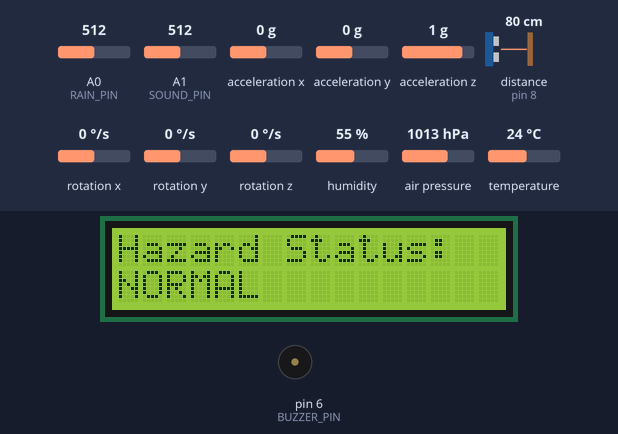
The sketch below on a simulated Arduino Uno, built with avr-gcc and run on an emulated ATmega328P. Shown: 16×2 character LCD, buzzer (waves = sounding, pin HIGH). Wiring (inferred from the names in the program): ultrasonic range finder: trigger pin 9; echo pin 8. The inputs (shaded band) are chosen by the test bench; at power-on: humidity 55 %, air pressure 1013 hPa, A0 (RAIN_PIN) = 512, A1 (SOUND_PIN) = 512, acceleration x 0 g, acceleration y 0 g, acceleration z 1 g, distance to the obstacle (sensor on pin 8) 80 cm, rotation x 0 °/s, rotation y 0 °/s, rotation z 0 °/s, temperature 24 °C. The echo pulse lasts 58.3 µs per cm; pins used as bus, display or sensor lines are not drawn; what the sketch prints to the serial monitor is not drawn.

Above: at 4.3 s.
4.4 s: humidity set to 22 %
At 7.6 s:
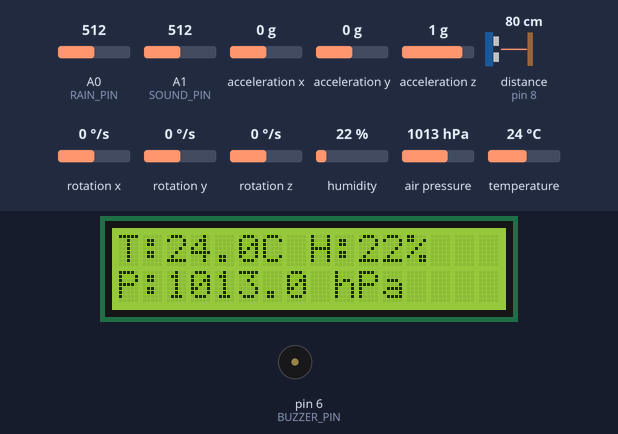
18.7 s: air pressure set to 952 hPa
At 19.4 s:
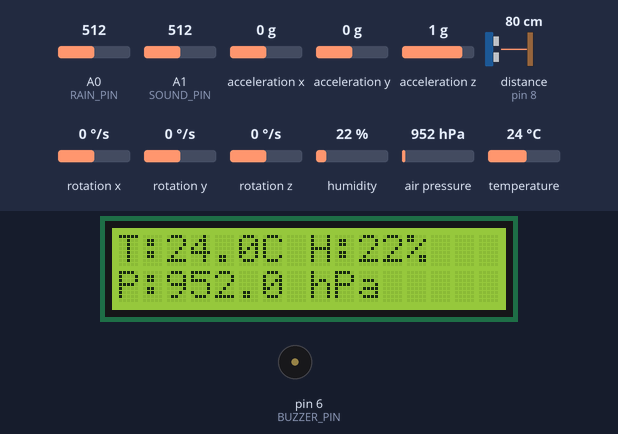
23.4 s: humidity set to 74 %
At 26.4 s:
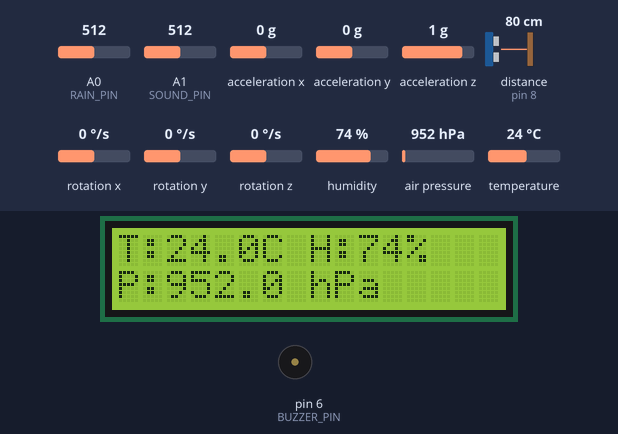
29.6 s: humidity set to 77 %
At 37.1 s:
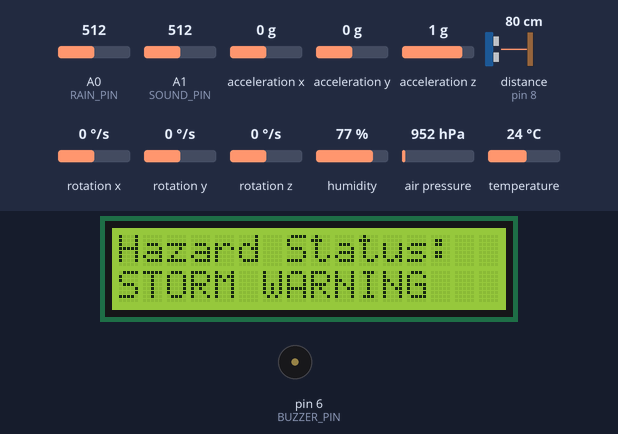
37.4 s: air pressure set to 975 hPa
At 42.2 s:
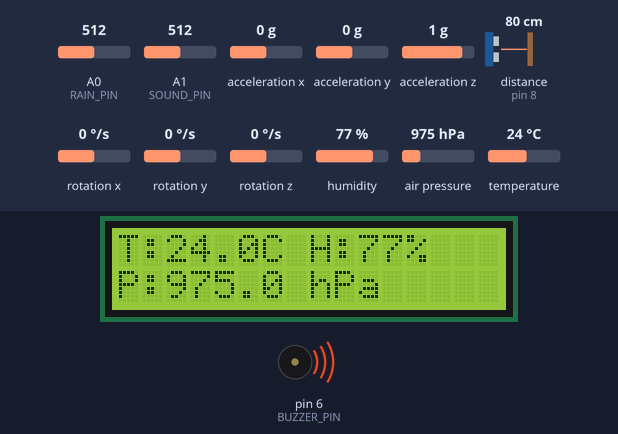
Timing chart, 0 to 42.4 s (numbered marks = the images above; inputs shaded):
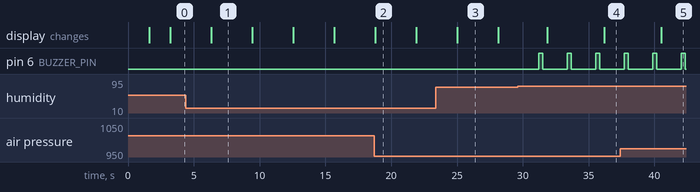

Measured:
- the behaviour switches between 75 and 76 % on humidity (found by bisection; images 3 and 4)
- after the input at 4.4 s, the display: changes after 1.9 s (image 1)
- after the input at 18.7 s, the display: changes after 0.08 s (image 2)
- after the input at 23.4 s, the display: changes after 1.6 s (image 3)
- after the input at 29.6 s, pin 6 (BUZZER_PIN): alternates HIGH for 0.30 s and LOW for 1.9 s, starting after 1.6 s; the display: first changes after 2.2 s (image 4 shows a later state)
- after the input at 37.4 s, the display: changes after 3.1 s (image 5)
- what the display in image 1 shows lasts 3.1 s, from 6.3 s to 9.4 s

The sketch:

Arduino_To_RaspPI.ino
```cpp
#include <Wire.h>
#include <Adafruit_BMP280.h>
#include <DHT.h>
#include <MPU6050.h>
#include <hd44780.h>
#include <hd44780ioClass/hd44780_I2Cexp.h>
#include <math.h>

// ======================
// Pin definitions
// ======================
#define RAIN_PIN    A0
#define SOUND_PIN   A1

#define TRIG_PIN    9
#define ECHO_PIN    8

#define DHT_PIN     2
#define DHT_TYPE    DHT11

#define BUZZER_PIN  6

// ======================
// Sensor objects
// ======================
Adafruit_BMP280 bmp;
DHT dht(DHT_PIN, DHT_TYPE);
MPU6050 mpu;
hd44780_I2Cexp lcd;

// ======================
// Globals
// ======================
bool bmpReady = false;
bool mpuReady = false;
bool lcdReady = false;

float baselinePressure = 0.0;

unsigned long lastLCDPageChange = 0;
int lcdPage = 0;

// ======================
// Function declarations
// ======================
float readDistanceCM();
float readVibrationLevel();

int classifyHazardCode(
  int rainValue,
  int soundValue,
  float temperature,
  float humidity,
  float pressure,
  float vibration,
  float distance
);

const char* hazardCodeToText(int code);

void updateLCDStable(
  float temperature,
  float humidity,
  float pressure,
  int hazardCode
);

void sendDataOneLine(
  int rainValue,
  int soundValue,
  float temperature,
  float humidity,
  float pressure,
  float vibration,
  float distance,
  int hazardCode
);

void setup() {
  Serial.begin(115200);
  delay(1500);

  pinMode(TRIG_PIN, OUTPUT);
  pinMode(ECHO_PIN, INPUT);

  pinMode(BUZZER_PIN, OUTPUT);
  digitalWrite(BUZZER_PIN, LOW);

  Wire.begin();
  dht.begin();

  // ----------------------
  // LCD setup
  // ----------------------
  int lcdStatus = lcd.begin(16, 2);
  if (lcdStatus == 0) {
    lcdReady = true;
    lcd.backlight();
    lcd.setCursor(0, 0);
    lcd.print("Hazard Node     ");
    lcd.setCursor(0, 1);
    lcd.print("Initializing... ");
  }

  // ----------------------
  // BMP280 setup
  // ----------------------
  if (bmp.begin(0x76)) {
    bmpReady = true;
  } else if (bmp.begin(0x77)) {
    bmpReady = true;
  }

  if (bmpReady) {
    baselinePressure = bmp.readPressure() / 100.0;
  }

  // ----------------------
  // MPU6050 setup
  // ----------------------
  mpu.initialize();
  if (mpu.testConnection()) {
    mpuReady = true;
  }

  if (lcdReady) {
    lcd.setCursor(0, 0);
    lcd.print("Setup complete  ");
    lcd.setCursor(0, 1);
    lcd.print("Serial -> Pi    ");
  }

  delay(1500);

  // CSV header for Raspberry Pi / logging
  Serial.println("rain,sound,temp,humidity,pressure,vibration,distance,hazardCode,hazardText");
}

void loop() {
  // ----------------------
  // Read sensors
  // ----------------------
  int rainValue = analogRead(RAIN_PIN);
  int soundValue = analogRead(SOUND_PIN);

  float humidity = dht.readHumidity();
  float temperature = dht.readTemperature();

  float pressure = -1.0;
  if (bmpReady) {
    pressure = bmp.readPressure() / 100.0; // hPa
  }

  float vibration = -1.0;
  if (mpuReady) {
    vibration = readVibrationLevel();
  }

  float distance = readDistanceCM();

  int hazardCode = classifyHazardCode(
    rainValue,
    soundValue,
    temperature,
    humidity,
    pressure,
    vibration,
    distance
  );

  // ----------------------
  // Buzzer for abnormal hazard
  // ----------------------
  if (hazardCode != 0) {
    digitalWrite(BUZZER_PIN, HIGH);
    delay(300);
    digitalWrite(BUZZER_PIN, LOW);
     delay(300);
  } else {
    digitalWrite(BUZZER_PIN, LOW);
  }

  // ----------------------
  // Send one line to Raspberry Pi
  // ----------------------
  sendDataOneLine(
    rainValue,
    soundValue,
    temperature,
    humidity,
    pressure,
    vibration,
    distance,
    hazardCode
  );

  // ----------------------
  // LCD update
  // ----------------------
  updateLCDStable(
    temperature,
    humidity,
    pressure,
    hazardCode
  );

  delay(1500);
}

// --------------------------------------------------
// Send one CSV line over Serial
// --------------------------------------------------
void sendDataOneLine(
  int rainValue,
  int soundValue,
  float temperature,
  float humidity,
  float pressure,
  float vibration,
  float distance,
  int hazardCode
) {
  Serial.print(rainValue);
  Serial.print(",");

  Serial.print(soundValue);
  Serial.print(",");

  if (isnan(temperature)) Serial.print("nan");
  else Serial.print(temperature, 2);
  Serial.print(",");

  if (isnan(humidity)) Serial.print("nan");
  else Serial.print(humidity, 2);
  Serial.print(",");

  if (pressure < 0) Serial.print("nan");
  else Serial.print(pressure, 2);
  Serial.print(",");

  if (vibration < 0) Serial.print("nan");
  else Serial.print(vibration, 3);
  Serial.print(",");

  if (distance < 0) Serial.print("nan");
  else Serial.print(distance, 2);
  Serial.print(",");

  Serial.print(hazardCode);
  Serial.print(",");

  Serial.println(hazardCodeToText(hazardCode));
}

// --------------------------------------------------
// Ultrasonic sensor distance
// --------------------------------------------------
float readDistanceCM() {
  digitalWrite(TRIG_PIN, LOW);
  delayMicroseconds(3);

  digitalWrite(TRIG_PIN, HIGH);
  delayMicroseconds(10);
  digitalWrite(TRIG_PIN, LOW);

  long duration = pulseIn(ECHO_PIN, HIGH, 30000);

  if (duration == 0) {
    return -1.0;
  }

  return duration * 0.0343 / 2.0;
}

// --------------------------------------------------
// MPU6050 vibration estimate
// --------------------------------------------------
float readVibrationLevel() {
  int16_t axRaw, ayRaw, azRaw;
  int16_t gxRaw, gyRaw, gzRaw;

  mpu.getMotion6(&axRaw, &ayRaw, &azRaw, &gxRaw, &gyRaw, &gzRaw);

  float ax = axRaw / 16384.0;
  float ay = ayRaw / 16384.0;
  float az = azRaw / 16384.0;

  float magnitude = sqrt(ax * ax + ay * ay + az * az);

  // deviation from 1g
  return fabs(magnitude - 1.0);
}

// --------------------------------------------------
// Hazard classification
// 0 = NORMAL
// 1 = FLOOD
// 2 = STORM
// 3 = STRUCTURAL
// --------------------------------------------------
int classifyHazardCode(
  int rainValue,
  int soundValue,
  float temperature,
  float humidity,
  float pressure,
  float vibration,
  float distance
) {
  bool rainDetected = (rainValue < 500);
  bool loudSound = (soundValue > 600);
  bool highVibration = (vibration > 0.50);
  bool strongVibration = (vibration > 1.00);
  bool waterRising = (distance > 0 && distance < 15);

  bool stormRisk = false;
  if (!isnan(humidity) && pressure > 0) {
    if (humidity > 75 && pressure < (baselinePressure - 3.0)) {
      stormRisk = true;
    }
  }

  if (rainDetected && waterRising) {
    return 1; // FLOOD
  }

  if (stormRisk) {
    return 2; // STORM
  }

  if (strongVibration || (highVibration && loudSound)) {
    return 3; // STRUCTURAL
  }

  return 0; // NORMAL
}

// --------------------------------------------------
// Hazard code text
// --------------------------------------------------
const char* hazardCodeToText(int code) {
  switch (code) {
    case 1: return "FLOOD_RISK";
    case 2: return "STORM_WARNING";
    case 3: return "STRUCTURAL_ALERT";
    default: return "NORMAL";
  }
}

// --------------------------------------------------
// LCD updater
// Screen 1: T, H, P
// Screen 2: Hazard status
// --------------------------------------------------
void updateLCDStable(
  float temperature,
  float humidity,
  float pressure,
  int hazardCode
) {
  if (!lcdReady) return;

  if (millis() - lastLCDPageChange > 3000) {
    lcdPage = (lcdPage + 1) % 2;
    lastLCDPageChange = millis();
  }

  if (lcdPage == 0) {
    lcd.setCursor(0, 0);
    lcd.print("T:");
    if (isnan(temperature)) {
      lcd.print("Err ");
    } else {
      lcd.print(temperature, 1);
      lcd.print("C ");
    }

    lcd.print("H:");
    if (isnan(humidity)) {
      lcd.print("Err ");
    } else {
      lcd.print(humidity, 0);
      lcd.print("% ");
    }

    lcd.print("   ");

    lcd.setCursor(0, 1);
    lcd.print("P:");
    if (pressure < 0) {
      lcd.print("Err            ");
    } else {
      lcd.print(pressure, 1);
      lcd.print(" hPa       ");
    }
  }
  else {
    lcd.setCursor(0, 0);
    lcd.print("Hazard Status:  ");
    lcd.setCursor(0, 1);

    if (hazardCode == 0) {
      lcd.print("NORMAL          ");
    }
    else if (hazardCode == 1) {
      lcd.print("FLOOD RISK      ");
    }
    else if (hazardCode == 2) {
      lcd.print("STORM WARNING   ");
    }
    else if (hazardCode == 3) {
      lcd.print("STRUCTURAL ALRT ");
    }
    else {
      lcd.print("UNKNOWN         ");
    }
  }
}
```
